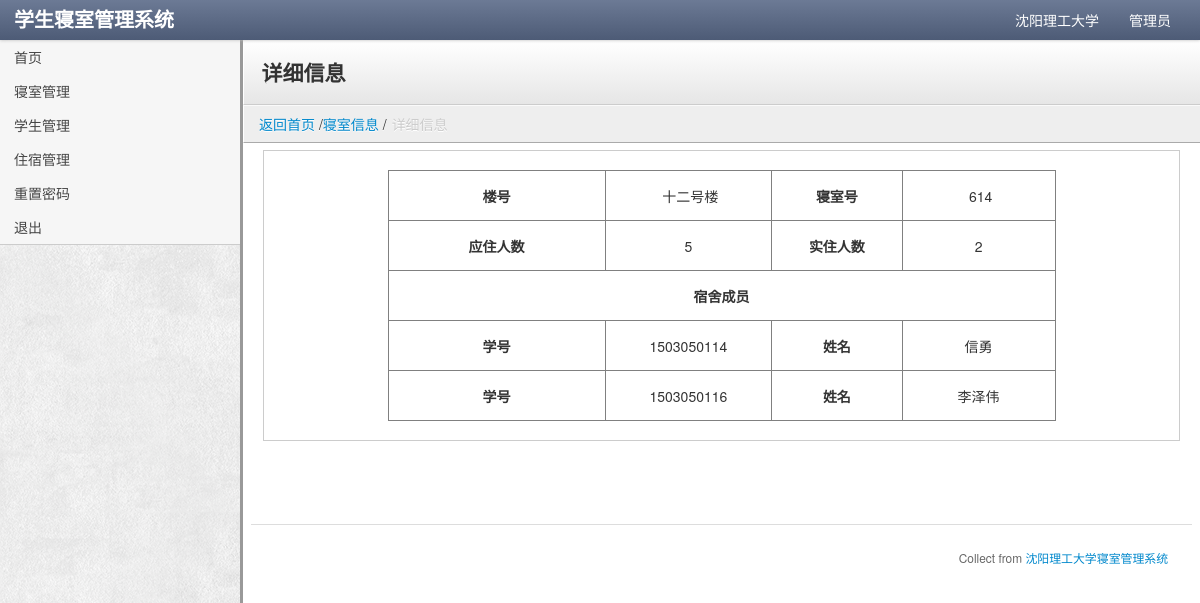
The app's page /1_DRM_dor_detail.php?dor_ID=12&room_ID=614 (signed in) with its own data.
### tables this page shows
CREATE TABLE `tbl_room` (
  `dor_ID` tinyint(2) NOT NULL COMMENT '从属楼号',
  `room_ID` int(3) NOT NULL COMMENT '寝室号',
  `room_num` tinyint(1) NOT NULL COMMENT '居住人数'
);

CREATE TABLE `tbl_dormitory` (
  `dor_ID` int(2) NOT NULL COMMENT '楼号',
  `dor_address` varchar(16) NOT NULL COMMENT '地址',
  `dor_sex` tinyint(1) NOT NULL COMMENT '性别'
);

CREATE TABLE `tbl_stu_dor` (
  `stu_ID` int(10) NOT NULL,
  `dor_ID` int(2) NOT NULL,
  `room_ID` int(3) NOT NULL
);

CREATE TABLE `tbl_student` (
  `stu_ID` int(10) NOT NULL COMMENT '学生学号',
  `stu_userName` char(16) NOT NULL COMMENT '用户名',
  `stu_password` char(16) NOT NULL COMMENT '密码',
  `stu_sex` tinyint(1) NOT NULL COMMENT '性别(0男1女)',
  `stu_name` char(6) NOT NULL COMMENT '学生姓名',
  `stu_state` tinyint(3) NOT NULL COMMENT '学生状态(0退宿,1在校)',
  `stu_class` char(8) NOT NULL COMMENT '学生班级'
);

### 1_DRM_dor_detail.php (the view, shortened to what this page needs)
<!DOCTYPE html>
<html lang="en">
<head>
    <?php include("footer_head.php");
    require_once ("config.php");
    if(isset($_COOKIE["PHPSESSID"])){
    if(isset($_SESSION["right"])&&$_SESSION["right"]==0){
    if(isset($_GET["dor_ID"])&&isset($_GET["room_ID"])){
    $room_ID = $_GET["room_ID"];
    $dor_ID = $_GET["dor_ID"];
    $sqlTheDor= "SELECT *,(SELECT count(*) FROM tbl_stu_dor WHERE tbl_stu_dor.room_ID = '$room_ID'AND tbl_stu_dor.dor_ID = '$dor_ID') now_num
FROM tbl_room
LEFT JOIN tbl_dormitory ON tbl_dormitory.dor_ID = tbl_room.dor_ID
WHERE tbl_room.room_ID='$room_ID' AND tbl_room.dor_ID='$dor_ID'";
    ?>
</head>
<body class="">
<?php include("1_DRM_footer_body.php"); ?>
<div class="content">
    <div class="header">
        <h1 class="page-title">详细信息</h1>
    </div>
    <ul class="breadcrumb">
        <li><a href="1_DRM_index.php">返回首页</a> /<a href="1_DRM_dor_list.php">寝室信息</a> /<span class="divider">详细信息</span>
        </li>
    </ul>
    <div class="container-fluid">
        <div class="row-fluid">
            <?php
            if($resTD=mysqli_query($db,$sqlTheDor)) {
                ?>
                <div class="well">
                <div align="center">
                <table width="668" border="1">
                <tbody>
                <?php
                while ($rowsTD = mysqli_fetch_assoc($resTD)) {
                    ?>
                    <tr align="center">
                        <th width="125">楼号</th>
                        <td width="95" colspan="1">&nbsp;<?php echo $rowsTD["dor_address"]; ?></td>
                        <th width="74">寝室号</th>
                        <td width="87">&nbsp;<?php echo $rowsTD["room_ID"]; ?></td>
                    </tr>
                    <tr align="center">
                        <th>应住人数</th>
                        <td colspan=""><?php echo $rowsTD["room_num"]; ?></td>
                        <th>实住人数</th>
                        <td colspan=""><?php echo $rowsTD["now_num"]; ?></td>
                    </tr>
                    <?php
                    $selectStu = "SELECT * FROM tbl_stu_dor
LEFT JOIN tbl_student ON tbl_stu_dor.stu_ID = tbl_student.stu_ID
WHERE room_ID = $room_ID AND dor_ID = $dor_ID";
                    if ($resS = mysqli_query($db,$selectStu)){
                        $flag = 1;
                        while ($rowsS = mysqli_fetch_assoc($resS)){
                            if ($flag) {
                                ?>
                                <tr align="center">
                                    <th colspan="5">宿舍成员</th>
                                </tr>
                                <tr align="center">
                                    <th>学号</th>
                                    <td colspan=""><?php echo $rowsS["stu_ID"]; ?></td>
                                    <th>姓名</th>
                                    <td colspan=""><?php echo $rowsS["stu_name"]; ?></td>
                                </tr>
                                <?php
                                $flag = 0;
                            }else{
                                ?>
                                <tr align="center">
                                    <th>学号</th>
                                    <td colspan=""><?php echo $rowsS["stu_ID"]; ?></td>
                                    <th>姓名</th>
                                    <td colspan=""><?php echo $rowsS["stu_name"]; ?></td>
                                </tr>
                                <?php
                            }
                        }
                    }
                    ?>
                    </tbody>
                    </table>
                    </div>
                    </div><?php
                }
            }
            else{
                echo "查无此人！";
            }
            ?>
            <?php include("footer_bottom.php"); ?>
        </div>
    </div>
</div>
</body>
</html>
    <?php
}
}
}
else{
    ?>
    <script>
        window.location = "sign-in.php";
    </script>
    <?php
}

### stylesheets/theme.css (style rules this page uses)
body { background: url("../images/extra_clean_paper.png"); background-position: initial initial; background-repeat: initial initial; background-position: initial initial; background-repeat: initial initial; margin: 0px; padding: 0px; }
h1 { margin-top: 0px; color: #eee; }
.content { min-width: 400px; position: relative; min-height: 800px; background: #fff; margin-left: 240px; border-left: 1px solid #cccccc; border-left: 3px solid #999999; }
.header { background: #ffffff; background: #ffffff; background: -webkit-gradient(linear, left bottom, left top, color-stop(0, #e6e6e6), color-stop(1, #ffffff)); background: -ms-linear-gradient(bottom, #e6e6e6, #ffffff); background: -moz-linear-gradient(center bottom, #e6e6e6 0%, #ffffff 100%); background: -o-linear-gradient(bottom, #e6e6e6, #ffffff); filter: progid:dximagetransform.microsoft.gradient(startColorStr='#4d5b76', EndColorStr='#6c7a95'); -ms-filter: "progid:DXImageTransform.Microsoft.gradient(startColorStr='#ffffff',EndColorStr='#e6e6e6')"; border-bottom: 1px solid #cccccc; border-top: 1px solid #ffffff; border-left: 1px solid #ffffff; padding: 0em 1.25em; }
.header h1 { margin: 1em 0em; padding: 0em; line-height: 1em; font-size: 1.5em; color: #eee; color: #333; }
.breadcrumb { -webkit-box-shadow: none; -moz-box-shadow: none; box-shadow: none; -webkit-border-radius: 0px; -moz-border-radius: 0px; border-radius: 0px; -moz-background-clip: padding; -webkit-background-clip: padding-box; background-clip: padding-box; background: #eee; border-bottom: 1px solid #aaa; border-top: 1px solid #fafafa; border-left: 1px solid #fff; margin-bottom: .5em; }
.well { background-color: #fff; border: 1px solid #ccc; -webkit-box-shadow: 1px 1px 0px #ffffff; -moz-box-shadow: 1px 1px 0px #ffffff; box-shadow: 1px 1px 0px #ffffff; -webkit-border-radius: 0px; -moz-border-radius: 0px; border-radius: 0px; -moz-background-clip: padding; -webkit-background-clip: padding-box; background-clip: padding-box; }

### footer_head.php (style rules this page uses)
tr { height: 50px; }

### records on screen
tbl_room: dor_ID.dor_address "十二号楼", room_ID "614", room_num "5", now_num "2"
tbl_stu_dor: stu_ID.stu_ID "1503050114", stu_ID.stu_name "信勇"
tbl_stu_dor: stu_ID.stu_ID "1503050116", stu_ID.stu_name "李泽伟"
